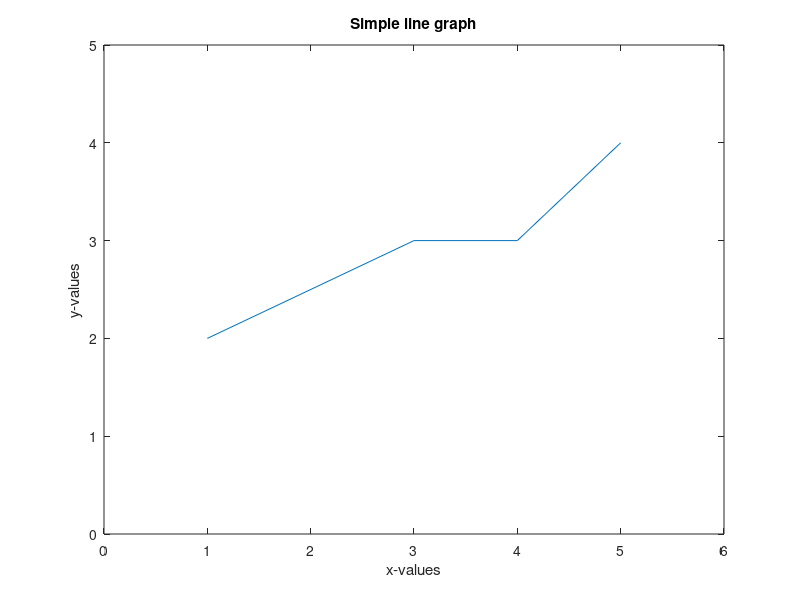

The MATLAB source for this figure:
disp('check1')
figure;
disp('check2')
x = [1 3 4 5]; % Make some data, x- and y-values 
y = [2 3 3 4];
plot(x, y); % Plot line graph of x and y 
title('Simple line graph'); % Set the title of the graph 
xlabel('x-values'); % Set the x-axis label 
ylabel('y-values'); % Set the y-axis label 
xlim([0, 6]); % Set the limits of the x-axis 
ylim([0, 5]); % Set the limits of the y-axis